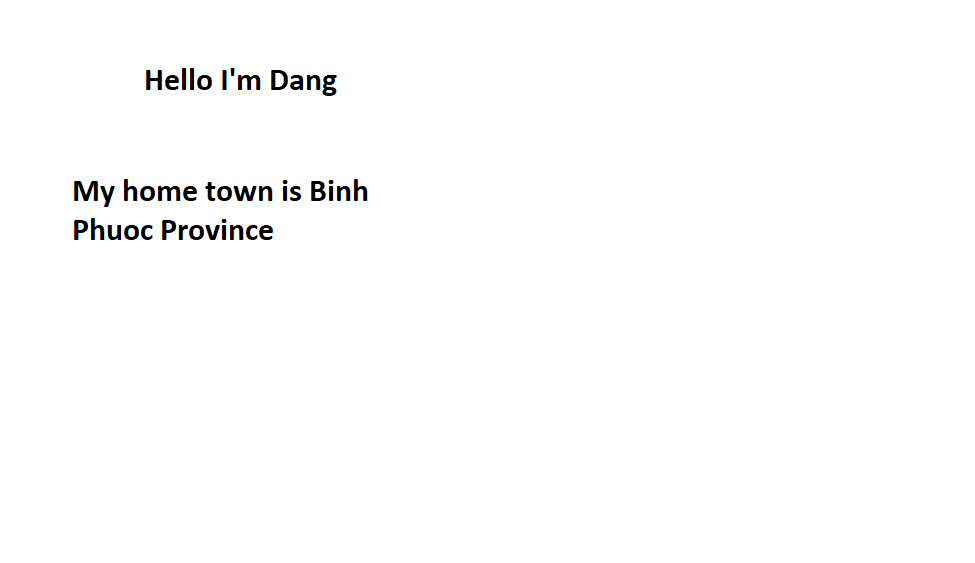
#> input picture images/test.png, 975 x 563 px
$ python test1.py
#> lines starting #> are read from the running program, lines starting #| are printed output that depends on the picture; after the words box and inside, x2 and y2 are one past the last pixel; in counts of white or black regions, pixels touching at a corner belong together
import cv2
import pytesseract
pytesseract.pytesseract.tesseract_cmd = r'C:\Program Files\Tesseract-OCR\tesseract.exe'
# Load image, grayscale, Gaussian blur, adaptive threshold
image = cv2.imread('test.png')
#> image is the input picture: shape (563, 975, 3); mean B, G, R 252.5, 252.5, 252.5
gray = cv2.cvtColor(image, cv2.COLOR_BGR2GRAY)
blur = cv2.GaussianBlur(gray, (9,9), 0)
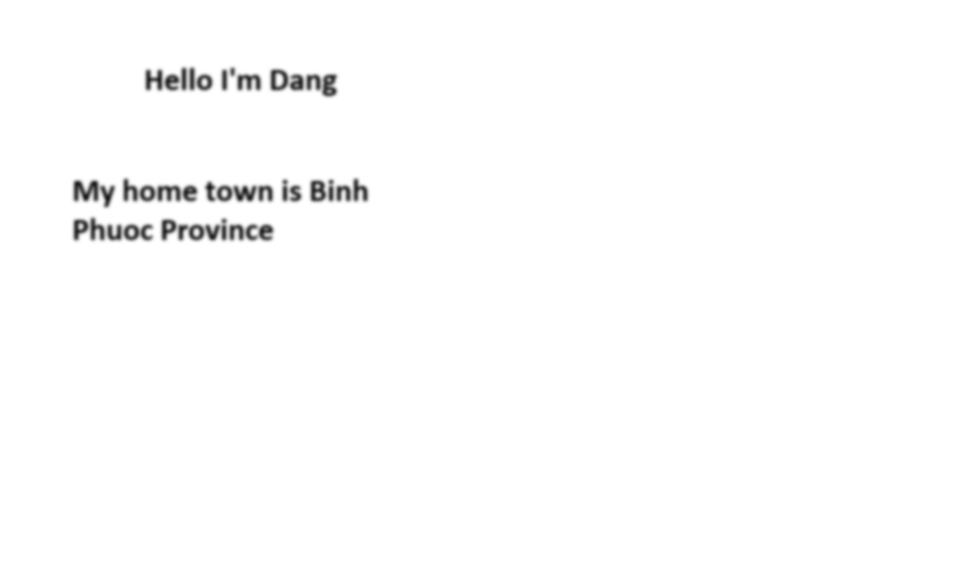
#> blur: shape (563, 975); min 26, max 255, mean 252.5
thresh = cv2.adaptiveThreshold(blur,255,cv2.ADAPTIVE_THRESH_GAUSSIAN_C, cv2.THRESH_BINARY_INV,11,30)
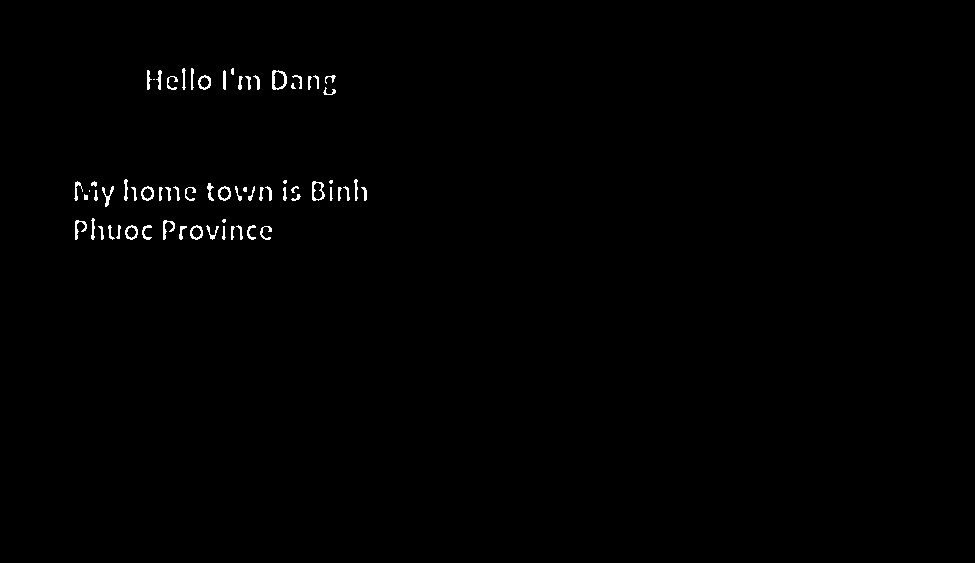
#> thresh: shape (563, 975); 0.58% white in thin lines or dots, all inside (x1, y1, x2, y2) = (74, 68, 367, 240)

# Dilate to combine adjacent text contours
kernel = cv2.getStructuringElement(cv2.MORPH_RECT, (9,9))
dilate = cv2.dilate(thresh, kernel, iterations=4)
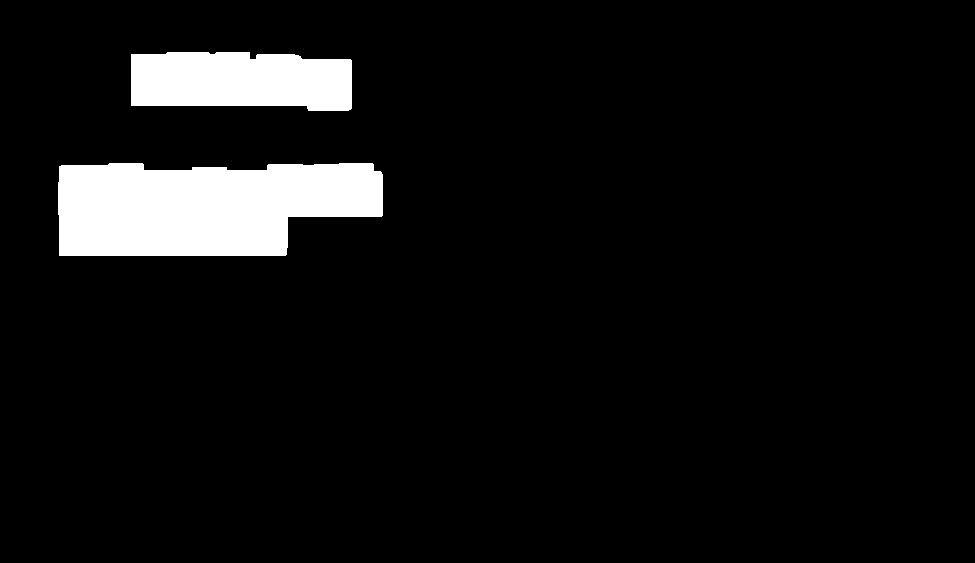
#> dilate: shape (563, 975); 6.7% white; 2 white regions

# Find contours, highlight text areas, and extract ROIs
cnts = cv2.findContours(dilate, cv2.RETR_EXTERNAL, cv2.CHAIN_APPROX_SIMPLE)
#> cnts = 2 contours; box (x1, y1, x2, y2) and area: (58, 163, 383, 256) 25014, (131, 52, 352, 111) 11295
cnts = cnts[0] if len(cnts) == 2 else cnts[1]

ROI_number = 0
for c in cnts:
    area = cv2.contourArea(c)
    #print(area)
    #if area > 10000:
    x,y,w,h = cv2.boundingRect(c)
    cropped = image[y:y + h, x:x + w]
#> (the run stopped early here; a loop or call above may not have finished)
